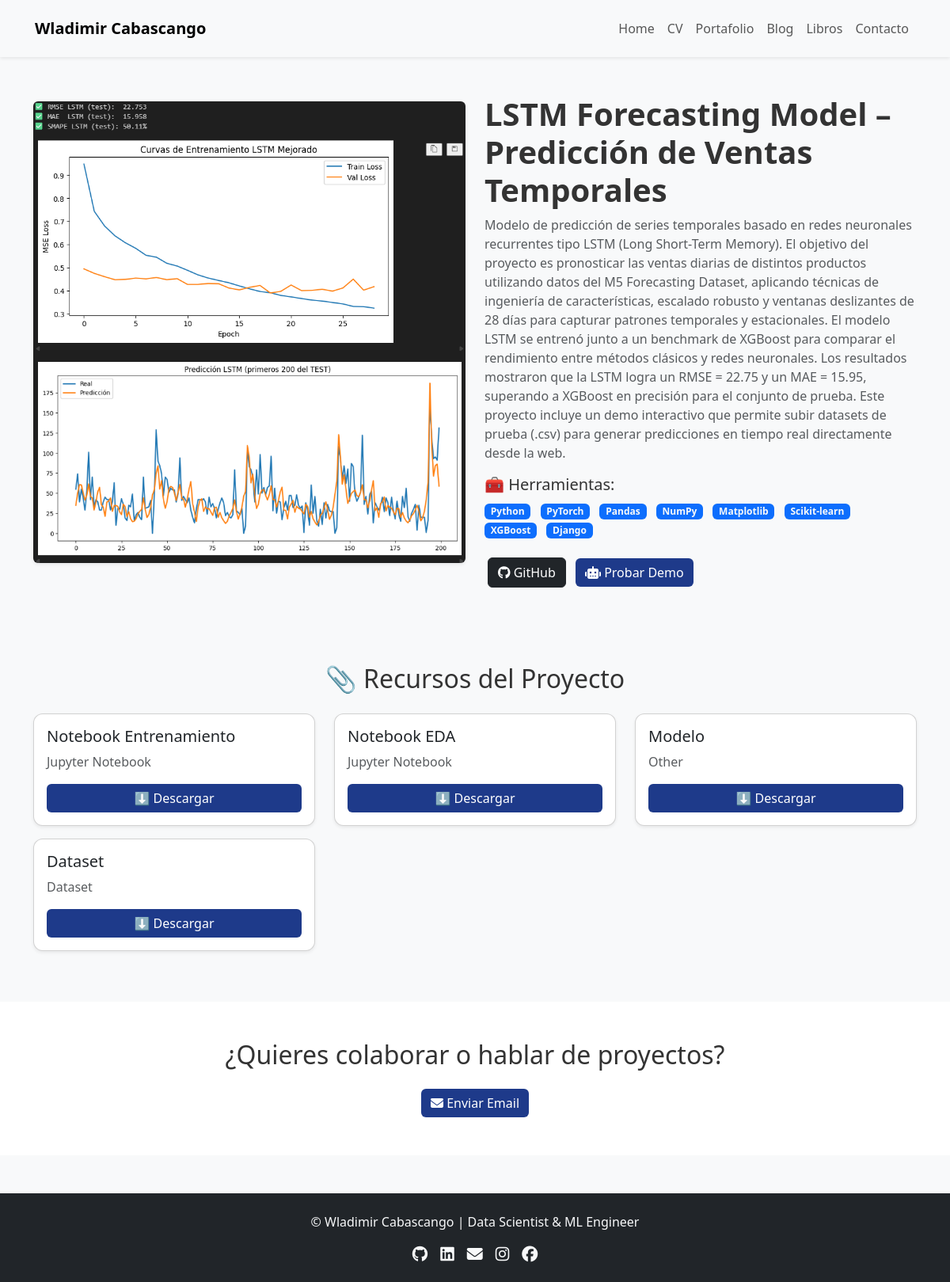
/project/4/, run on the app's committed database.
### main/models.py (models this page shows, shortened)
class Project(models.Model):
    title = models.CharField(max_length=200)
    description = models.TextField()
    tools = models.CharField(max_length=200)
    github_link = models.URLField(blank=True, null=True)
    demo_link = models.URLField(blank=True, null=True)  # para ver la demo online
    image = models.ImageField(upload_to='project_images/', blank=True, null=True)
    tags = models.CharField(max_length=200, blank=True, null=True)  # filtros por tecnología
    created_at = models.DateTimeField(auto_now_add=True)
    updated_at = models.DateTimeField(auto_now=True)
    has_demo = models.BooleanField(default=False, verbose_name="¿Mostrar demo interactiva?")
    api_url = models.URLField(blank=True, null=True, verbose_name="URL del endpoint (si aplica)")

class Resource(models.Model):
    RESOURCE_TYPES = (
        ('notebook', 'Jupyter Notebook'),
        ('dataset', 'Dataset'),
        ('doc', 'Document'),
        ('other', 'Other'),
    )
    project = models.ForeignKey(Project, related_name='resources', on_delete=models.CASCADE)
    name = models.CharField(max_length=200)
    file = models.FileField(upload_to='project_resources/')
    resource_type = models.CharField(max_length=20, choices=RESOURCE_TYPES, default='other')
    uploaded_at = models.DateTimeField(auto_now_add=True)

### main/views.py (the view)
# urls.py: path('project/<int:project_id>/', views.project_detail, name='project_detail'),
def project_detail(request, project_id):
    project = get_object_or_404(Project, id=project_id)
    project.tools_list = project.tools.split(',') if project.tools else []
    return render(request, 'main/project_detail.html', {'project': project})

### main/templates/main/project_detail.html (shortened to what this page needs)
{% extends 'main/base.html' %}
{% load static %}
{% block content %}
<section class="py-5 bg-light">
    <div class="container">
        <div class="row align-items-center">
            <div class="col-md-6 mb-4">
                {% if project.image %}
                    <img src="{{ project.image.url }}" alt="{{ project.title }}" class="img-fluid rounded shadow-sm">
                {% else %}
                    <img src="{% static 'images/project_placeholder.png' %}" alt="{{ project.title }}" class="img-fluid rounded shadow-sm">
                {% endif %}
            </div>
            <div class="col-md-6">
                <h1 class="fw-bold">{{ project.title }}</h1>
                <p class="mb-3 text-muted">{{ project.description }}</p>
                {% if project.tools_list %}
                <h5>🧰 Herramientas:</h5>
                <ul class="list-inline mb-3">
                    {% for tool in project.tools_list %}
                        <li class="list-inline-item badge bg-primary text-light">{{ tool }}</li>
                    {% endfor %}
                </ul>
                {% endif %}
                <div class="mt-4">
                    {% if project.github_link %}
                        <a href="{{ project.github_link }}" target="_blank" class="btn btn-dark mx-1">
                            <i class="fab fa-github"></i> GitHub
                        </a>
                    {% endif %}
                    {% if project.has_demo %}
                        <a href="{% url 'project_demo' project.id %}" class="btn btn-primary mx-1">
                            <i class="fas fa-robot"></i> Probar Demo
                        </a>
                    {% endif %}
                </div>
            </div>
        </div>
    </div>
</section>
{% if project.resources.all %}
<section class="py-5 bg-light">
    <div class="container">
        <h2 class="text-center mb-4">📎 Recursos del Proyecto</h2>
        <div class="row">
            {% for resource in project.resources.all %}
            <div class="col-md-4 mb-3">
                <div class="card shadow-sm h-100">
                    <div class="card-body d-flex flex-column">
                        <h5 class="card-title">{{ resource.name }}</h5>
                        <p class="card-text text-muted">{{ resource.get_resource_type_display }}</p>
                        <div class="mt-auto">
                            <a href="{{ resource.file.url }}" class="btn btn-primary w-100" download>⬇️ Descargar</a>
                        </div>
                    </div>
                </div>
            </div>
            {% endfor %}
        </div>
    </div>
</section>
{% endif %}
<section id="contact" class="py-5 bg-white">
    <div class="container text-center">
        <h2 class="mb-4">¿Quieres colaborar o hablar de proyectos?</h2>
        <a href="mailto:wladimireder@gmail.com" class="btn btn-primary">
            <i class="fas fa-envelope"></i> Enviar Email
        </a>
    </div>
</section>
{% endblock %}

### main/static/css/style.css (style rules this page uses)
body { font-family: 'Segoe UI', Tahoma, Geneva, Verdana, sans-serif; background-color: #f8f9fa; color: #333; }
section { padding: 60px 0; }
.card { border-radius: 12px; transition: all 0.3s ease; }
.btn-primary { background-color: #1e3a8a; border: none; transition: all 0.3s ease; }

### data on the page
Project: image (picture), title "LSTM Forecasting Model – Predicción de Ventas Temporales", description "Modelo de predicción de series temporales basado en redes neuronales recurrentes tipo LSTM (Long Short-Term Memory). El objetivo del proyecto es pronosticar las ventas diarias de distintos productos utilizando datos del M5 Forecasting Dataset, aplicando técnicas de ingeniería de características, escalado robusto y ventanas deslizantes de 28 días para capturar patrones temporales y estacionales. El modelo LSTM se entrenó junto a un benchmark de XGBoost para comparar el rendimiento entre métodos clásicos y redes neuronales. Los resultados mostraron que la LSTM logra un RMSE = 22.75 y un MAE = 15.95, superando a XGBoost en precisión para el conjunto de prueba. Este proyecto incluye un demo…"
Resource: name "Notebook Entrenamiento", resource_type "Jupyter Notebook"
Resource: name "Notebook EDA", resource_type "Jupyter Notebook"
Resource: name "Modelo", resource_type "Other"
Resource: name "Dataset", resource_type "Dataset"

### other printed values
{{ tool }} "Python" "PyTorch" "Pandas" "NumPy" "Matplotlib" "Scikit-learn" "XGBoost" "Django"
